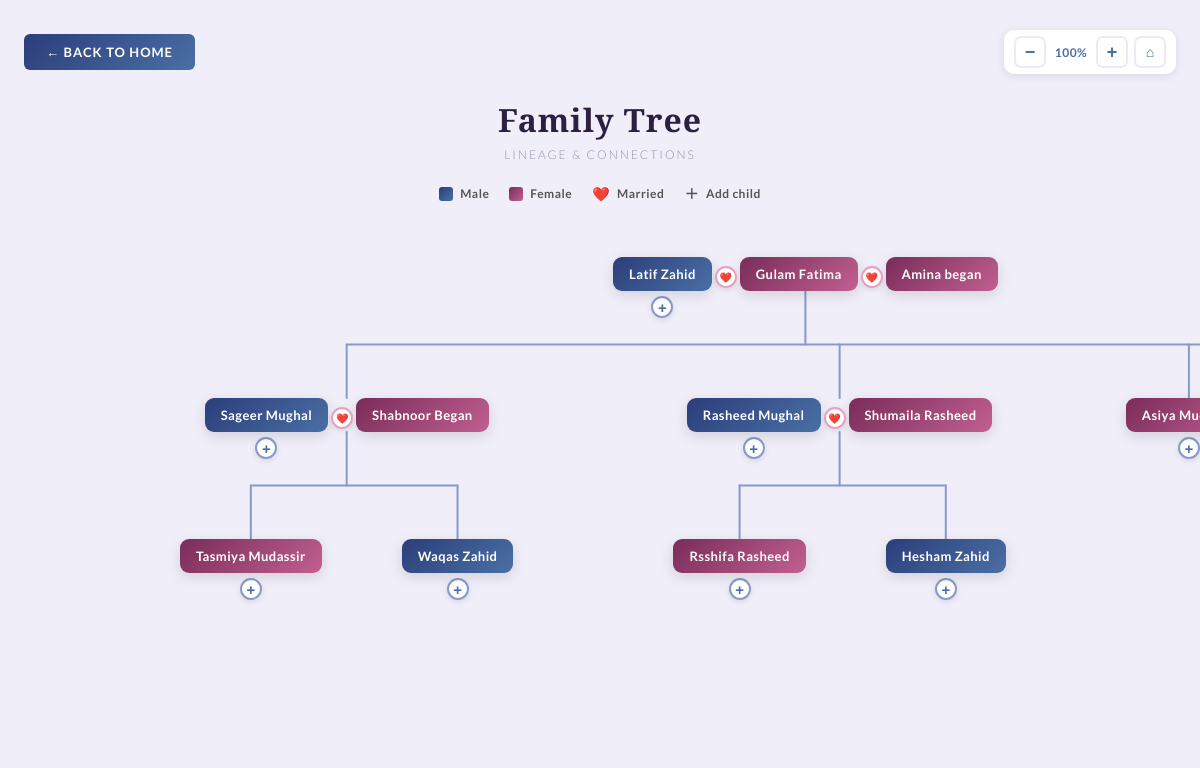
Screenshot of /tree/ (signed in) with the database file from the repository.
### familyApp/models.py (models this page shows, shortened)
class Person(models.Model):
    GENDER_CHOICES = [('M', 'Male'), ('F', 'Female')]
    family    = models.ForeignKey(Family, on_delete=models.CASCADE, related_name='persons')
    name      = models.CharField(max_length=100)
    gender    = models.CharField(max_length=1, choices=GENDER_CHOICES, null=True, blank=True)
    father    = models.ForeignKey('self', null=True, blank=True, on_delete=models.SET_NULL, related_name='children_from_father')
    mother    = models.ForeignKey('self', null=True, blank=True, on_delete=models.SET_NULL, related_name='children_from_mother')
    birth_date         = models.DateField(null=True, blank=True)
    bio                = models.TextField(blank=True)
    joined_by_marriage = models.BooleanField(default=False)
    added_by  = models.ForeignKey(User, null=True, blank=True, on_delete=models.SET_NULL, related_name='added_persons')
    claimed_by = models.ForeignKey(
    User, null=True, blank=True,
    on_delete=models.SET_NULL,
    related_name='claimed_persons'   # now returns multiple
)

### familyApp/views.py (the view)
# urls.py: path('tree/',                         views.tree_view,        name='treeView'),
@login_required
def tree_view(request):
    family = get_user_family(request.user)
    roots = Person.objects.filter(
        family=family, father__isnull=True,
        mother__isnull=True, joined_by_marriage=False , gender='M'
    ).select_related('father', 'mother', 'claimed_by')
    return render(request, 'treeView.html', {'trees': [build_tree(r) for r in roots]})

### familyApp/views.py (called while the page is built)
def get_user_family(user):
    return user.families.first()

### templates/treeView.html (shortened to what this page needs)
<!DOCTYPE html>
<html lang="en">
<head>
</head>
<body>
<div class="top-bar">
    <a href="{% url 'base' %}" class="btn btn-primary">← Back to Home</a>
    <div class="zoom-controls">
        <button class="zoom-btn" onclick="zoomOut()" title="Zoom Out">−</button>
        <span class="zoom-label" id="zoomLabel">100%</span>
        <button class="zoom-btn" onclick="zoomIn()" title="Zoom In">+</button>
        <button class="zoom-btn zoom-reset" onclick="zoomReset()" title="Reset Zoom">⌂</button>
    </div>
</div>
<h1>Family Tree</h1>
<p class="subtitle">Lineage &amp; Connections</p>
<div class="legend">
    <div class="legend-item"><div class="legend-dot male"></div> Male</div>
    <div class="legend-item"><div class="legend-dot female"></div> Female</div>
    <div class="legend-item"><span style="font-size:14px;line-height:1">❤️</span> Married</div>
    <div class="legend-item"><span style="font-size:14px;line-height:1">＋</span> Add child</div>
</div>
<div class="tree-scroll" id="treeScroll">
    <div class="zoom-wrapper" id="zoomWrapper">
    <div class="tree-canvas">
        <svg id="svg-lines"></svg>
        {% if trees %}
            {% for tree in trees %}
                <div class="tree-wrapper">
                    {% include "node.html" with node=tree %}
                </div>
            {% endfor %}
        {% else %}
            <div class="empty-state">
                No family members yet.
                <a href="{% url 'addNew' %}" style="color:#4a6fa5;">Add one →</a>
            </div>
        {% endif %}
    </div>
    </div>
</div>
</body>
</html>

### templates/node.html (shortened to what this page needs)
{% if node %}
<div class="node">
    <div class="couple-row">
        <div class="person-wrap">
            <a href="{% url 'person_detail' node.person.pk %}"
               class="person-box {% if node.person.gender == 'M' %}male{% elif node.person.gender == 'F' %}female{% else %}unknown{% endif %}">
                {{ node.person.name }}
            </a>
            {% if node.person.gender == 'M' %}
                <button class="add-child-btn"
                    data-mode="father"
                    data-parent-id="{{ node.person.pk }}"
                    data-parent-name="{{ node.person.name }}"
                    data-spouses="{% for m in node.person.marriages_as_spouse1.all %}{{ m.spouse2.id }},{{ m.spouse2.name }};{% endfor %}"
                    data-avail-females="{% for f in node.person.family.persons.all %}{% if f.gender == 'F' and not f.marriages_as_spouse1.exists and not f.marriages_as_spouse2.exists %}{{ f.id }},{{ f.name }};{% endif %}{% endfor %}"
                    onclick="openAddChildModal(this)"
                    title="Add child">+</button>
            {% elif node.person.gender == 'F' %}
                <button class="add-child-btn"
                    data-mode="mother"
                    data-parent-id="{{ node.person.pk }}"
                    data-parent-name="{{ node.person.name }}"
                    data-spouses=""
                    data-avail-males="{% for m in node.person.family.persons.all %}{% if m.gender == 'M' and not m.marriages_as_spouse1.exists and not m.marriages_as_spouse2.exists %}{{ m.id }},{{ m.name }};{% endif %}{% endfor %}"
                    onclick="openAddChildModal(this)"
                    title="Add child">+</button>
            {% endif %}
        </div>
        {% for spouse in node.spouses %}
            <div class="connector-heart">❤️</div>
            <div class="person-wrap">
                <a href="{% url 'person_detail' spouse.pk %}"
                   class="person-box {% if spouse.gender == 'M' %}male{% elif spouse.gender == 'F' %}female{% else %}unknown{% endif %}">
                    {{ spouse.name }}
                </a>
            </div>
        {% endfor %}
    </div>
    {% if node.children %}
        <div class="children">
            {% for child in node.children %}
                {% include "node.html" with node=child %}
            {% endfor %}
        </div>
    {% endif %}
</div>
{% endif %}

### templates/treeView.html (style rules this page uses)
:root { --male-grad: linear-gradient(135deg, #2c3e7a, #4a6fa5); --female-grad: linear-gradient(135deg, #7a2c5a, #c06090); --unknown-grad: linear-gradient(135deg, #555, #888); --heart-border: #e8a0c0; --bg: #f0eef8; --card-shadow: 0 4px 14px rgba(0,0,0,0.13); --gen-gap: 80px; --sib-gap: 40px; }
* { margin: 0; padding: 0; box-sizing: border-box; }
body { font-family: 'Lato', sans-serif; background: var(--bg); min-height: 100vh; padding: 30px 0 80px; }
.top-bar { display: flex; justify-content: center; margin-bottom: 24px; padding: 0 20px; }
.btn { padding: 10px 22px; border: none; border-radius: 6px; font-size: 13px; font-weight: 700; cursor: pointer; text-decoration: none; letter-spacing: 1px; text-transform: uppercase; transition: opacity .2s; display: inline-block; }
.btn-primary { background: var(--male-grad); color: white; }
h1 { font-family: 'Playfair Display', serif; text-align: center; font-size: 2rem; color: #2c2040; margin-bottom: 6px; letter-spacing: 1px; }
.subtitle { text-align: center; color: #9a8faa; font-size: 12px; margin-bottom: 24px; font-weight: 300; letter-spacing: 2px; text-transform: uppercase; }
.legend { display: flex; justify-content: center; gap: 20px; margin-bottom: 36px; flex-wrap: wrap; padding: 0 20px; }
.legend-item { display: flex; align-items: center; gap: 7px; font-size: 12px; color: #555; font-weight: 600; letter-spacing: .5px; }
.legend-dot { width: 14px; height: 14px; border-radius: 3px; }
.legend-dot.male { background: var(--male-grad); }
.legend-dot.female { background: var(--female-grad); }
.tree-scroll { width: 100%; overflow-x: auto; overflow-y: visible; -webkit-overflow-scrolling: touch; padding-bottom: 20px; position: relative; }
.tree-canvas { position: relative; display: inline-flex; flex-direction: column; align-items: flex-start; min-width: 100%; padding: 20px 60px 60px; }
#svg-lines { position: absolute; top: 0; left: 0; pointer-events: none; z-index: 0; overflow: visible; }
.tree-wrapper { display: flex; justify-content: center; width: 100%; margin-bottom: 80px; }
.node { display: flex; flex-direction: column; align-items: center; padding: 0 var(--sib-gap); position: relative; z-index: 1; }
.couple-row { display: flex; align-items: flex-start; gap: 3px; position: relative; z-index: 1; }
.person-wrap { display: flex; flex-direction: column; align-items: center; gap: 5px; }
a.person-box { display: inline-block; text-decoration: none; }
.person-box { color: white; padding: 9px 16px; border-radius: 9px; font-size: 13px; font-weight: 700; white-space: nowrap; box-shadow: var(--card-shadow); font-family: 'Lato', sans-serif; letter-spacing: .4px; transition: transform .16s, box-shadow .16s; cursor: pointer; position: relative; z-index: 1; }
.person-box.male { background: var(--male-grad); }
.person-box.female { background: var(--female-grad); }
.add-child-btn { width: 22px; height: 22px; border-radius: 50%; border: 2px solid #8899cc; background: white; color: #4a6fa5; font-size: 15px; font-weight: 700; cursor: pointer; display: flex; align-items: center; justify-content: center; line-height: 1; transition: background .15s, color .15s, transform .15s; box-shadow: 0 2px 6px rgba(0,0,0,0.1); padding: 0; flex-shrink: 0; }
.connector-heart { width: 22px; height: 22px; background: white; border: 2px solid var(--heart-border); border-radius: 50%; display: flex; align-items: center; justify-content: center; font-size: 10px; z-index: 2; flex-shrink: 0; box-shadow: 0 2px 6px rgba(0,0,0,0.1); margin-top: 9px; }
.children { display: flex; flex-direction: row; justify-content: center; margin-top: var(--gen-gap); flex-wrap: nowrap; }
.top-bar { display: flex; justify-content: space-between; align-items: center; margin-bottom: 24px; padding: 0 24px; flex-wrap: wrap; gap: 12px; }
.zoom-controls { display: flex; align-items: center; gap: 6px; background: white; border-radius: 10px; padding: 6px 10px; box-shadow: 0 2px 10px rgba(44,32,64,0.1); }
.zoom-btn { width: 32px; height: 32px; border-radius: 7px; border: 2px solid #ede9f5; background: white; color: #4a6fa5; font-size: 18px; font-weight: 700; cursor: pointer; display: flex; align-items: center; justify-content: center; transition: background .15s, color .15s; padding: 0; line-height: 1; }
.zoom-reset { font-size: 14px; }
.zoom-label { font-size: 12px; font-weight: 700; color: #4a6fa5; min-width: 38px; text-align: center; letter-spacing: .5px; }
.zoom-wrapper { transform-origin: top left; display: inline-block; min-width: 100%; }

### rows the page displays
Person: person.name "Latif Zahid"
Person: name "Gulam Fatima"
Person: name "Amina began"
Person: person.name "Sageer Mughal"
Person: name "Shabnoor Began"
Person: person.name "Tasmiya Mudassir"
Person: person.name "Waqas Zahid"
Person: person.name "Rasheed Mughal"
Person: name "Shumaila Rasheed"
Person: person.name "Rsshifa Rasheed"
Person: person.name "Hesham Zahid"
Person: person.name "Asiya…"
